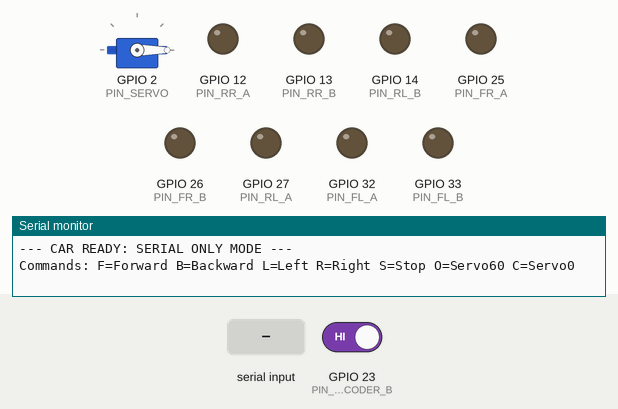
A sketch run on a simulated ESP32. Shown: servo, output pins drawn as LEDs (lit = HIGH), the last lines printed to the serial monitor. The inputs (shaded band) are chosen by the test bench; at power-on: GPIO 23 (PIN_ENCODER_B) HIGH.

Above: at 1.2 s.
1.3 s: "F" received over Serial
At 2.1 s:
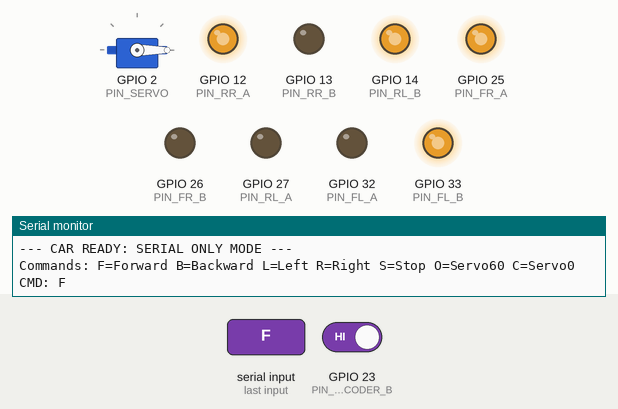
3.8 s: "B" received over the second serial link
At 4.2 s:
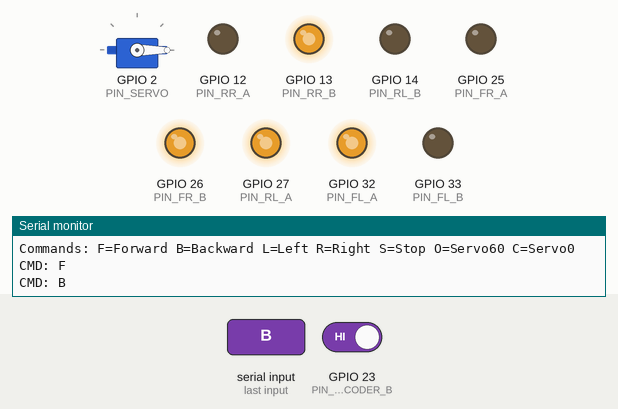
6.3 s: "L" received over Serial
At 7.1 s:
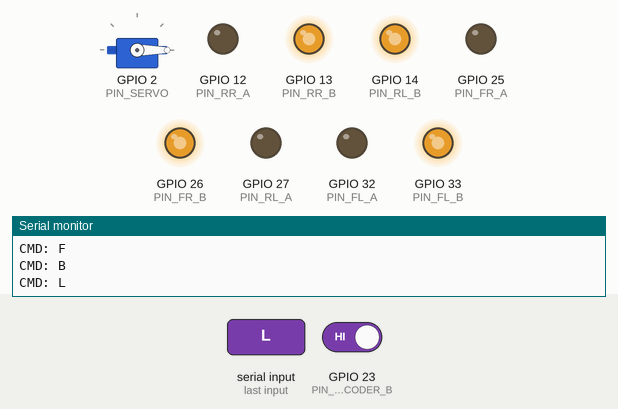
8.8 s: "R" received over the second serial link
At 9.3 s:
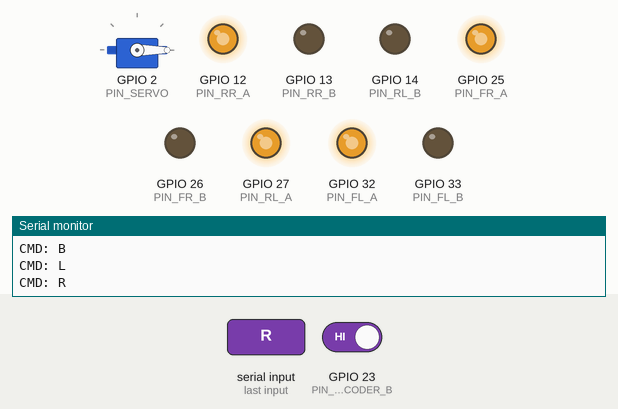
11.3 s: "O" received over Serial
At 12.4 s:
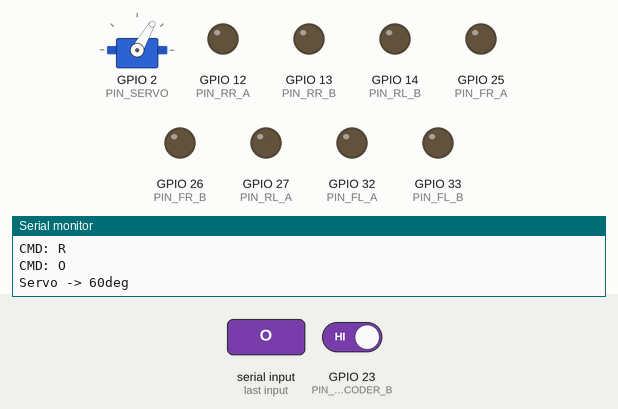
12.8 s: "F" received over the second serial link
At 13.5 s:
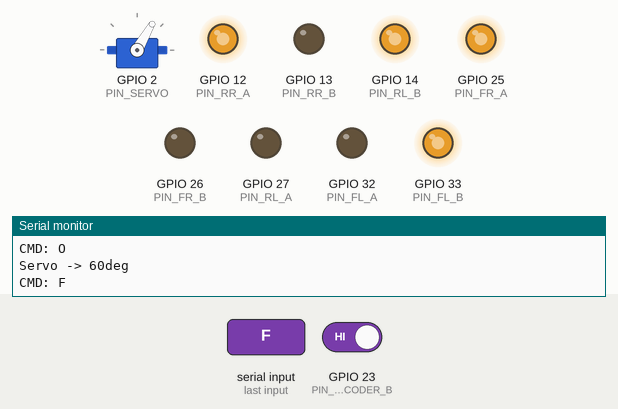
Timing chart, 0 to 15.8 s (numbered marks = the images above; inputs shaded):
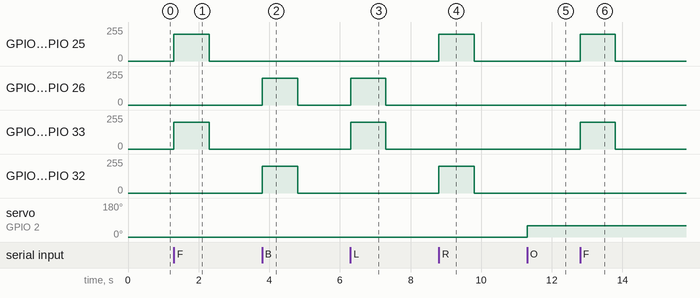

Measured:
- after the input at 1.3 s, GPIO 12 (PIN_RR_A), GPIO 14 (PIN_RL_B), GPIO 25 (PIN_FR_A), GPIO 33 (PIN_FL_B): 0/255 → 200/255 at once, → 0/255 1.0 s later
- after the input at 3.8 s, GPIO 13 (PIN_RR_B), GPIO 26 (PIN_FR_B), GPIO 27 (PIN_RL_A), GPIO 32 (PIN_FL_A): 0/255 → 200/255 at once, → 0/255 1.0 s later
- after the input at 6.3 s, GPIO 13 (PIN_RR_B), GPIO 14 (PIN_RL_B), GPIO 26 (PIN_FR_B), GPIO 33 (PIN_FL_B): 0/255 → 200/255 at once, → 0/255 1.0 s later
- after the input at 8.8 s, GPIO 12 (PIN_RR_A), GPIO 25 (PIN_FR_A), GPIO 27 (PIN_RL_A), GPIO 32 (PIN_FL_A): 0/255 → 200/255 at once, → 0/255 1.0 s later
- after the input at 11.3 s, servo on GPIO 2 (PIN_SERVO): 0° → 60° at once
- after the input at 12.8 s, GPIO 12 (PIN_RR_A), GPIO 14 (PIN_RL_B), GPIO 25 (PIN_FR_A), GPIO 33 (PIN_FL_B): 0/255 → 200/255 at once, → 0/255 1.0 s later

The sketch:

esp32_delivery_chassis.ino
```cpp
#include <ESP32Servo.h>

// --- Hardware Pins ---
#define PIN_FL_A 32
#define PIN_FL_B 33
#define PIN_FR_A 25
#define PIN_FR_B 26
#define PIN_RL_A 27
#define PIN_RL_B 14
#define PIN_RR_A 12
#define PIN_RR_B 13

// --- Encoder Pin ---
#define PIN_ENCODER_B 23

// --- Servo (P2) ---
#define PIN_SERVO 2
Servo actionServo;
const int SERVO_MIN_US = 500;
const int SERVO_MAX_US = 2400;
const int SERVO_HOME_ANGLE = 0;
const int SERVO_TARGET_ANGLE = 60;
int servoCurrentAngle = SERVO_HOME_ANGLE;

// --- Mechanical & Encoder Constants ---
const float WHEEL_DIAMETER_METERS = 0.065;
const float COUNTS_PER_WHEEL_REV = 1030.0;
const float WHEEL_CIRCUMFERENCE = PI * WHEEL_DIAMETER_METERS;

// --- Encoder Variables ---
volatile int64_t encoderCount = 0;
int64_t previousEncoderCount = 0;
unsigned long lastEncoderCalcTime = 0;
const unsigned long ENCODER_INTERVAL = 100;
const float SPEED_FILTER_ALPHA = 0.30;
float smoothedSpeed = 0.0;

// --- Motor Speed ---
const int JETSON_SPEED = 200;

#define RXD2 16
#define TXD2 17

// --- Command Timer Variables ---
unsigned long lastCommandTime = 0;
const unsigned long COMMAND_DURATION = 1000; // 1 second (1000 ms)
bool isMoving = false; // Tracks if the car is currently moving

// --- ENCODER ISR ---
void IRAM_ATTR encoderISR() {
  encoderCount++;
}

// --- FORWARD DECLARATIONS ---
void stopAll();
void moveForward(int s);
void moveBackward(int s);
void turnLeft(int s);
void turnRight(int s);
void setServoAngle(int angle);

void setup() {
  Serial.begin(115200);
  Serial2.begin(115200, SERIAL_8N1, RXD2, TXD2);
  gpio_pullup_en((gpio_num_t)RXD2);

  int pins[] = {32, 33, 25, 26, 27, 14, 12, 13};
  for (int i = 0; i < 8; i++) pinMode(pins[i], OUTPUT);

  pinMode(PIN_ENCODER_B, INPUT_PULLUP);
  attachInterrupt(digitalPinToInterrupt(PIN_ENCODER_B), encoderISR, CHANGE);

  ESP32PWM::allocateTimer(0);
  actionServo.setPeriodHertz(50);
  actionServo.attach(PIN_SERVO, SERVO_MIN_US, SERVO_MAX_US);
  actionServo.write(SERVO_HOME_ANGLE);
  servoCurrentAngle = SERVO_HOME_ANGLE;

  stopAll();

  noInterrupts();
  previousEncoderCount = encoderCount;
  interrupts();
  lastEncoderCalcTime = millis();

  // Set last command time in the past so the first command works immediately
  lastCommandTime = millis() - COMMAND_DURATION;

  Serial.println("\n--- CAR READY: SERIAL ONLY MODE ---");
  Serial.println("Commands: F=Forward B=Backward L=Left R=Right S=Stop O=Servo60 C=Servo0");
}

void loop() {
  unsigned long currentTime = millis();

  // --- 1. COMMAND PROCESSING & 1-SECOND LOGIC ---
  if (currentTime - lastCommandTime >= COMMAND_DURATION) {
    // 1-second period has finished. Stop the motors if they were moving.
    if (isMoving) {
      stopAll();
      isMoving = false;
    }

    char cmd = '\0';

    // Read commands from USB Serial
    while (Serial.available() > 0) {
      char c = Serial.read();
      if (isalpha((unsigned char)c)) cmd = toupper(c);
    }

    // Read commands from UART2 (Jetson)
    while (Serial2.available() > 0) {
      char c = Serial2.read();
      if (isalpha((unsigned char)c)) cmd = toupper(c);
    }

    // Execute the command (if any was received)
    if (cmd != '\0') {
      Serial.print("CMD: ");
      Serial.println(cmd);
      switch (cmd) {
        case 'F': moveForward(JETSON_SPEED);  isMoving = true; break;
        case 'B': moveBackward(JETSON_SPEED); isMoving = true; break;
        case 'L': turnLeft(JETSON_SPEED);     isMoving = true; break;
        case 'R': turnRight(JETSON_SPEED);    isMoving = true; break;
        case 'S': stopAll();                  isMoving = false; break;
        case 'O': setServoAngle(SERVO_TARGET_ANGLE); Serial.println("Servo -> 60deg"); isMoving = false; break;
        case 'C': setServoAngle(SERVO_HOME_ANGLE);   Serial.println("Servo -> 0deg");  isMoving = false; break;
      }

      // Start the 1-second cooldown/timer for the new command
      lastCommandTime = currentTime;
    }
  } else {
    // We are inside the 1-second window. Actively read and DISCARD incoming bytes.
    // This ignores any multiple/spam commands while the current one is running.
    while (Serial.available() > 0) Serial.read();
    while (Serial2.available() > 0) Serial2.read();
  }

  // --- 2. SPEED CALCULATION (cm/s) ---
  if (currentTime - lastEncoderCalcTime >= ENCODER_INTERVAL) {
    noInterrupts();
    int64_t currentCount = encoderCount;
    interrupts();

    int64_t deltaCount = currentCount - previousEncoderCount;
    previousEncoderCount = currentCount;

    float dt = (currentTime - lastEncoderCalcTime) / 1000.0f;
    float countsPerSecond = (dt > 0.0f) ? (fabsf((float)deltaCount) / dt) : 0.0f;
    float speed_cm_s = (countsPerSecond / COUNTS_PER_WHEEL_REV) * WHEEL_CIRCUMFERENCE * 100.0f;

    smoothedSpeed = (1.0f - SPEED_FILTER_ALPHA) * smoothedSpeed + SPEED_FILTER_ALPHA * speed_cm_s;

    if (deltaCount == 0)               smoothedSpeed = 0.0f;
    if (fabsf(smoothedSpeed) < 0.01f)  smoothedSpeed = 0.0f;

    if (smoothedSpeed != 0.0f) {
      Serial.print("v:"); Serial.println(smoothedSpeed, 2);
      Serial2.print("v:"); Serial2.println(smoothedSpeed, 2);
    }

    lastEncoderCalcTime = currentTime;
  }
}

// --- SERVO ---
void setServoAngle(int angle) {
  angle = constrain(angle, 0, 180);
  actionServo.write(angle);
  servoCurrentAngle = angle;
}

// --- MOTORS ---
void moveBackward(int s) {
  digitalWrite(PIN_FL_B, LOW); analogWrite(PIN_FL_A, s);
  digitalWrite(PIN_FR_A, LOW); analogWrite(PIN_FR_B, s);
  digitalWrite(PIN_RR_A, LOW); analogWrite(PIN_RR_B, s);
  digitalWrite(PIN_RL_B, LOW); analogWrite(PIN_RL_A, s);
}

void moveForward(int s) {
  digitalWrite(PIN_FL_A, LOW); analogWrite(PIN_FL_B, s);
  digitalWrite(PIN_FR_B, LOW); analogWrite(PIN_FR_A, s);
  digitalWrite(PIN_RR_B, LOW); analogWrite(PIN_RR_A, s);
  digitalWrite(PIN_RL_A, LOW); analogWrite(PIN_RL_B, s);
}

void turnRight(int s) {
  digitalWrite(PIN_FL_B, LOW); analogWrite(PIN_FL_A, s);
  digitalWrite(PIN_FR_B, LOW); analogWrite(PIN_FR_A, s);
  digitalWrite(PIN_RR_B, LOW); analogWrite(PIN_RR_A, s);
  digitalWrite(PIN_RL_B, LOW); analogWrite(PIN_RL_A, s);
}

void turnLeft(int s) {
  digitalWrite(PIN_FL_A, LOW); analogWrite(PIN_FL_B, s);
  digitalWrite(PIN_FR_A, LOW); analogWrite(PIN_FR_B, s);
  digitalWrite(PIN_RR_A, LOW); analogWrite(PIN_RR_B, s);
  digitalWrite(PIN_RL_A, LOW); analogWrite(PIN_RL_B, s);
}

void stopAll() {
  int p[] = {32, 33, 25, 26, 27, 14, 12, 13};
  for (int i = 0; i < 8; i++) { digitalWrite(p[i], LOW); analogWrite(p[i], 0); }
}
```
